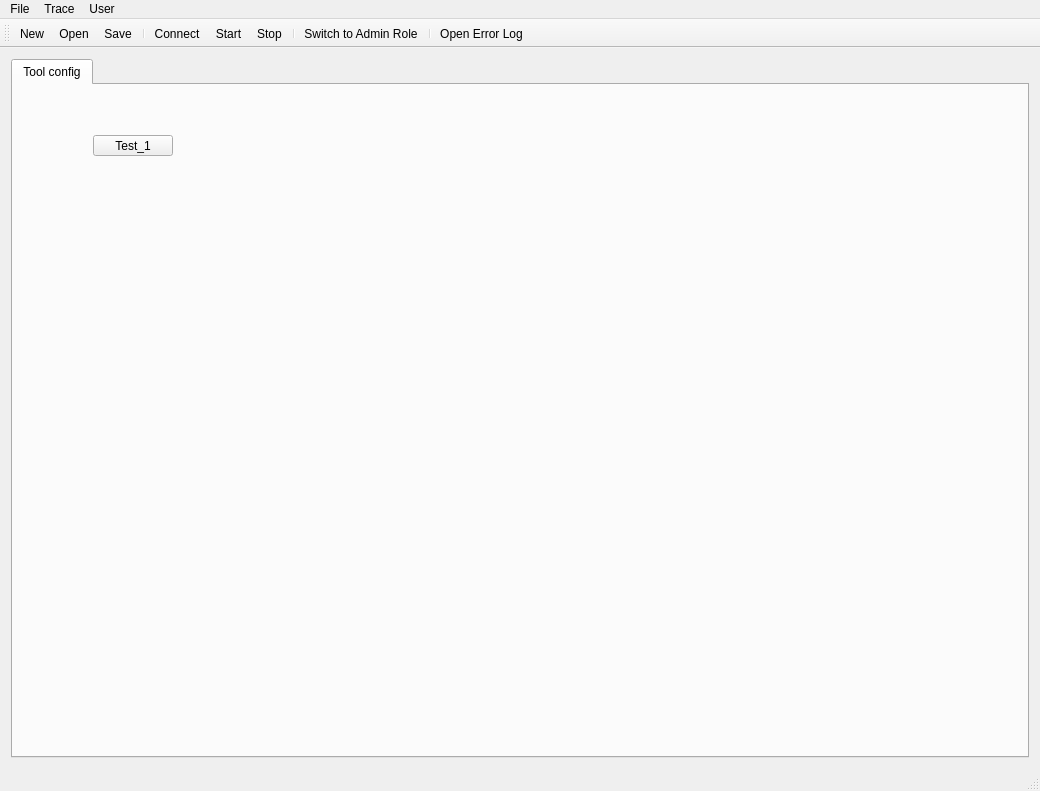
<?xml version="1.0" encoding="UTF-8"?>
<ui version="4.0">
 <class>MainWindow</class>
 <widget class="QMainWindow" name="MainWindow">
  <property name="geometry">
   <rect>
    <x>0</x>
    <y>0</y>
    <width>1040</width>
    <height>791</height>
   </rect>
  </property>
  <property name="windowTitle">
   <string>R_Visualizer</string>
  </property>
  <property name="windowIcon">
   <iconset resource="../../res/ressources.qrc">
    <normaloff>:/GUI/Icons/Icons/AppICON.ico</normaloff>:/GUI/Icons/Icons/AppICON.ico</iconset>
  </property>
  <widget class="QWidget" name="centralWidget">
   <layout class="QHBoxLayout" name="horizontalLayout">
    <item>
     <widget class="QSplitter" name="splitter">
      <property name="orientation">
       <enum>Qt::Horizontal</enum>
      </property>
      <widget class="QTabWidget" name="configTabWidget">
       <property name="sizePolicy">
        <sizepolicy hsizetype="Maximum" vsizetype="Preferred">
         <horstretch>0</horstretch>
         <verstretch>1</verstretch>
        </sizepolicy>
       </property>
       <property name="toolTip">
        <string/>
       </property>
       <property name="locale">
        <locale language="English" country="UnitedStates"/>
       </property>
       <property name="currentIndex">
        <number>0</number>
       </property>
       <widget class="QWidget" name="tab_toolConfig">
        <property name="toolTipDuration">
         <number>-1</number>
        </property>
        <attribute name="title">
         <string>Tool config</string>
        </attribute>
        <attribute name="toolTip">
         <string>Configure the tool itself</string>
        </attribute>
        <widget class="QPushButton" name="TestPB_1">
         <property name="geometry">
          <rect>
           <x>80</x>
           <y>50</y>
           <width>80</width>
           <height>21</height>
          </rect>
         </property>
         <property name="text">
          <string>Test_1</string>
         </property>
        </widget>
       </widget>
      </widget>
     </widget>
    </item>
   </layout>
  </widget>
  <widget class="QMenuBar" name="menuBar">
   <property name="geometry">
    <rect>
     <x>0</x>
     <y>0</y>
     <width>1040</width>
     <height>19</height>
    </rect>
   </property>
   <widget class="QMenu" name="menuFile">
    <property name="title">
     <string>File</string>
    </property>
    <addaction name="actionNew"/>
    <addaction name="actionOpen"/>
    <addaction name="actionSave"/>
    <addaction name="separator"/>
    <addaction name="actionOpen_Error_Log"/>
    <addaction name="separator"/>
    <addaction name="actionExit"/>
   </widget>
   <widget class="QMenu" name="menuTrace">
    <property name="title">
     <string>Trace</string>
    </property>
    <addaction name="actionConnect"/>
    <addaction name="actionStart"/>
    <addaction name="actionStop"/>
   </widget>
   <widget class="QMenu" name="menuUser">
    <property name="title">
     <string>User</string>
    </property>
    <addaction name="actionSwitch_User_Role"/>
   </widget>
   <addaction name="menuFile"/>
   <addaction name="menuTrace"/>
   <addaction name="menuUser"/>
  </widget>
  <widget class="QToolBar" name="mainToolBar">
   <attribute name="toolBarArea">
    <enum>TopToolBarArea</enum>
   </attribute>
   <attribute name="toolBarBreak">
    <bool>false</bool>
   </attribute>
   <addaction name="actionNew"/>
   <addaction name="actionOpen"/>
   <addaction name="actionSave"/>
   <addaction name="separator"/>
   <addaction name="actionConnect"/>
   <addaction name="actionStart"/>
   <addaction name="actionStop"/>
   <addaction name="separator"/>
   <addaction name="actionSwitch_User_Role"/>
   <addaction name="separator"/>
   <addaction name="actionOpen_Error_Log"/>
  </widget>
  <widget class="QStatusBar" name="statusBar"/>
  <action name="actionNew">
   <property name="icon">
    <iconset resource="../../res/ressources.qrc">
     <normaloff>:/GUI/Icons/Icons/Add-New-32.png</normaloff>:/GUI/Icons/Icons/Add-New-32.png</iconset>
   </property>
   <property name="text">
    <string>New</string>
   </property>
   <property name="toolTip">
    <string>Create a new file</string>
   </property>
   <property name="shortcut">
    <string>Ctrl+N</string>
   </property>
  </action>
  <action name="actionOpen">
   <property name="icon">
    <iconset resource="../../res/ressources.qrc">
     <normaloff>:/GUI/Icons/Icons/Open-32.png</normaloff>:/GUI/Icons/Icons/Open-32.png</iconset>
   </property>
   <property name="text">
    <string>Open</string>
   </property>
   <property name="toolTip">
    <string>Open an existing file</string>
   </property>
   <property name="shortcut">
    <string>Ctrl+O</string>
   </property>
  </action>
  <action name="actionSave">
   <property name="icon">
    <iconset resource="../../res/ressources.qrc">
     <normaloff>:/GUI/Icons/Icons/Save-32.png</normaloff>:/GUI/Icons/Icons/Save-32.png</iconset>
   </property>
   <property name="text">
    <string>Save</string>
   </property>
   <property name="toolTip">
    <string>Save current data to a file</string>
   </property>
   <property name="shortcut">
    <string>Ctrl+S</string>
   </property>
  </action>
  <action name="actionConnect">
   <property name="icon">
    <iconset resource="../../res/ressources.qrc">
     <normaloff>:/GUI/Icons/Icons/Network-01-32.png</normaloff>:/GUI/Icons/Icons/Network-01-32.png</iconset>
   </property>
   <property name="text">
    <string>Connect</string>
   </property>
  </action>
  <action name="actionStart">
   <property name="icon">
    <iconset resource="../../res/ressources.qrc">
     <normaloff>:/GUI/Icons/Icons/Check-32.png</normaloff>:/GUI/Icons/Icons/Check-32.png</iconset>
   </property>
   <property name="text">
    <string>Start</string>
   </property>
  </action>
  <action name="actionStop">
   <property name="icon">
    <iconset resource="../../res/ressources.qrc">
     <normaloff>:/GUI/Icons/Icons/Delete-32.png</normaloff>:/GUI/Icons/Icons/Delete-32.png</iconset>
   </property>
   <property name="text">
    <string>Stop</string>
   </property>
  </action>
  <action name="actionSwitch_User_Role">
   <property name="icon">
    <iconset resource="../../res/ressources.qrc">
     <normaloff>:/GUI/Icons/Icons/UserNormal-32.png</normaloff>
     <normalon>:/GUI/Icons/Icons/UserAdmin-32.png</normalon>:/GUI/Icons/Icons/UserNormal-32.png</iconset>
   </property>
   <property name="text">
    <string>Switch to Admin Role</string>
   </property>
   <property name="toolTip">
    <string>Switch the Role of the user</string>
   </property>
  </action>
  <action name="actionOpen_Error_Log">
   <property name="text">
    <string>Open Error Log</string>
   </property>
  </action>
  <action name="actionExit">
   <property name="text">
    <string>Exit</string>
   </property>
   <property name="shortcut">
    <string>Ctrl+Q</string>
   </property>
  </action>
 </widget>
 <layoutdefault spacing="6" margin="11"/>
 <resources>
  <include location="../../res/ressources.qrc"/>
 </resources>
 <connections>
  <connection>
   <sender>actionExit</sender>
   <signal>triggered()</signal>
   <receiver>MainWindow</receiver>
   <slot>close()</slot>
   <hints>
    <hint type="sourcelabel">
     <x>-1</x>
     <y>-1</y>
    </hint>
    <hint type="destinationlabel">
     <x>519</x>
     <y>395</y>
    </hint>
   </hints>
  </connection>
 </connections>
</ui>
